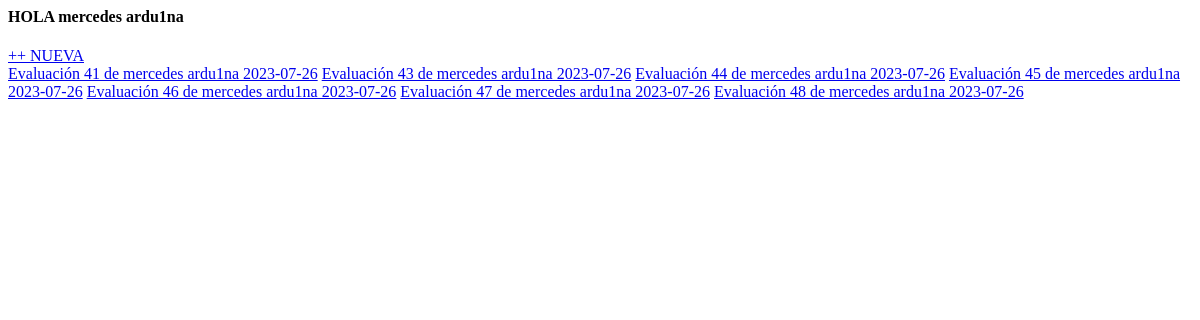
Page /evaluaciones_empleado/ (signed in) on the earlier database version.
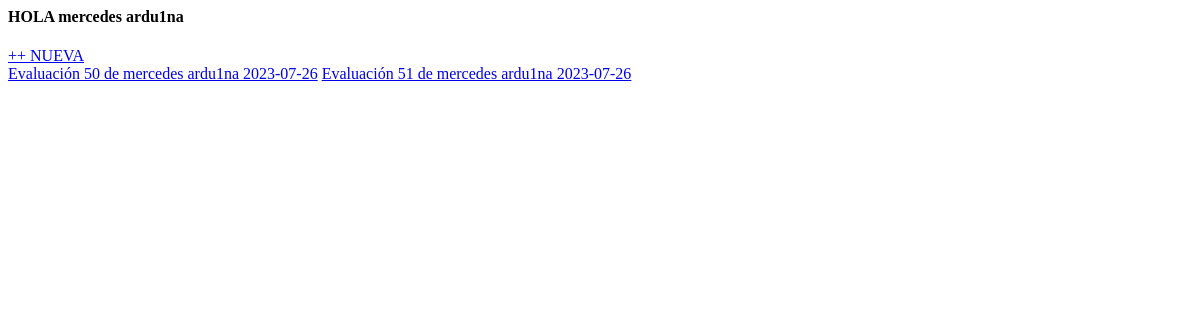
Same page on the later database version.
### indicadores/models.py (models this page shows)
class Empleado(models.Model):
    user = models.OneToOneField(
                User, related_name="empleado", on_delete=models.CASCADE
                )
    cargo = models.ForeignKey(
                    Cargo, on_delete=models.CASCADE, related_name="empleados", null=True, blank=False
                    )
    nivel_administrativo = models.ForeignKey(
                    NivelAdministrativo, on_delete=models.CASCADE, null=True, related_name="empleados", blank=False
                    )
    lider = models.ForeignKey(
                    Lider, on_delete=models.CASCADE, null=True, related_name="empleados", blank=False
                    )
    regional = models.ForeignKey(
                    'Regional', related_name="empleados", on_delete=models.SET_NULL, null=True
                    )
    def __str__(self):
        return f'{self.user.first_name} {self.user.last_name}'

class Evaluacion (models.Model):
    lider = models.ForeignKey(
                                Lider, related_name="evaluaciones", on_delete=models.SET_NULL, null=True)
    empleado = models.ForeignKey(
                                Empleado, related_name="evaluaciones", on_delete=models.SET_NULL, null=True)
    fecha = models.DateField(
                                default=date.today())
    def __str__ (self):
        return f'Evaluación {self.id} de {self.empleado} {self.fecha}'
    class Meta:
        verbose_name_plural = "Evaluaciones"

### indicadores/views.py (the view)
# urls.py: path('evaluaciones_empleado/',views.evaluaciones_empleado, name="evaluaciones_empleado"),
@login_required
def evaluaciones_empleado(request):
    try:
        if request.user.empleado:
            empleado = request.user.empleado
            evaluaciones = Evaluacion.objects.filter(empleado=empleado)
            context = {
                'empleado': empleado,
                'evaluaciones': evaluaciones,
            }
            template_name = 'indicadores/evaluaciones_empleado.html'
            return render(request, template_name, context)
    except:
        return HttpResponse("no eres empleado")

### templates/indicadores/evaluaciones_empleado.html (shortened to what this page needs)
    <h4>HOLA {{empleado}}</h4>
    <a href="{% url 'evaluacion_nueva' %}"> ++ NUEVA</a>
    {% for evaluacion in evaluaciones.all %}
    <a href="{% url 'evaluacion' id=evaluacion.id %}">{{evaluacion}}</a>
    {% endfor %}

Differences in the rows shown:
no longer on this page (row edited): Evaluacion: id+empleado+fecha "Evaluación 41 de mercedes ardu1na 2023-07-26"
removed Evaluacion: id+empleado+fecha "Evaluación 43 de mercedes ardu1na 2023-07-26"
removed Evaluacion: id+empleado+fecha "Evaluación 44 de mercedes ardu1na 2023-07-26"
removed Evaluacion: id+empleado+fecha "Evaluación 45 de mercedes ardu1na 2023-07-26"
removed Evaluacion: id+empleado+fecha "Evaluación 46 de mercedes ardu1na 2023-07-26"
removed Evaluacion: id+empleado+fecha "Evaluación 47 de mercedes ardu1na 2023-07-26"
removed Evaluacion: id+empleado+fecha "Evaluación 48 de mercedes ardu1na 2023-07-26"
added Evaluacion: id+empleado+fecha "Evaluación 50 de mercedes ardu1na 2023-07-26"
added Evaluacion: id+empleado+fecha "Evaluación 51 de mercedes ardu1na 2023-07-26"
